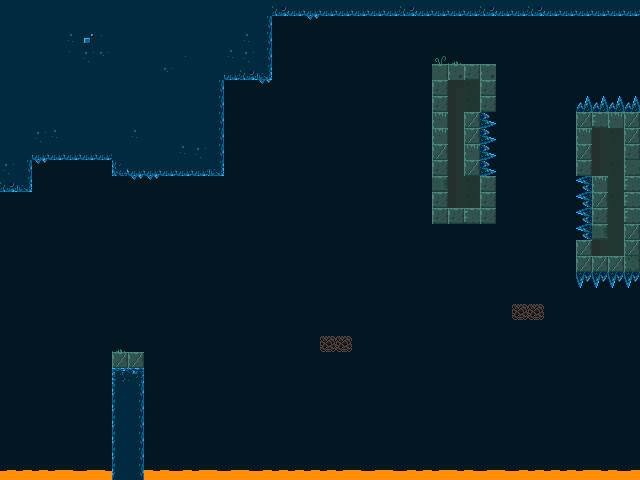

A 2D game scene composited from a Tiled map and its tileset images. What follows is a short description and the map's XML, with each tile layer's data collapsed to a summary:
An orthogonal 40x30 tile map with 16x16 px tiles, 6 tile layers (backgroundLayer, stageLayer, trapsLayer, fragileLayer, ...), 4 tilesets and 2 objects (playerStart, portal).

<map version="1.0" orientation="orthogonal" renderorder="right-down" width="40" height="30" tilewidth="16" tileheight="16" nextobjectid="16">
 <tileset firstgid="1" name="stageTiles" tilewidth="16" tileheight="16" tilecount="60" columns="10">
  <image source="../assets/img/tiles.png" width="160" height="96" />
 </tileset>
 <tileset firstgid="61" name="playerTiles" tilewidth="16" tileheight="16" tilecount="16" columns="4">
  <image source="../assets/img/player.png" width="64" height="64" />
 </tileset>
 <tileset firstgid="77" name="itemsTiles" tilewidth="16" tileheight="16" tilecount="16" columns="4">
  <image source="../assets/img/items.png" width="64" height="64" />
 </tileset>
 <tileset firstgid="93" name="secret" tilewidth="16" tileheight="16" tilecount="6" columns="6">
  <image source="../assets/img/secret.png" width="96" height="16" />
 </tileset>
 <layer name="backgroundLayer" width="40" height="30">
  <data>[1200 cells, 1200 non-empty, 17 distinct tile ids]</data>
 </layer>
 <objectgroup name="objectsLayer">
  <object id="1" name="Player" type="playerStart" gid="66" x="127" y="350" width="16" height="16" />
  <object id="8" name="Portal" type="portal" gid="79" x="441" y="62" width="16" height="16">
   <properties>
    <property name="animated" type="bool" value="true" />
    <property name="sprite" value="portal" />
    <property name="targetTilemap" value="3" />
   </properties>
  </object>
 </objectgroup>
 <layer name="stageLayer" width="40" height="30">
  <data>[1200 cells, 117 non-empty, 20 distinct tile ids]</data>
 </layer>
 <layer name="trapsLayer" width="40" height="30">
  <data>[1200 cells, 54 non-empty, 6 distinct tile ids]</data>
 </layer>
 <layer name="fragileLayer" width="40" height="30">
  <data>[1200 cells, 4 non-empty, 1 distinct tile ids]</data>
 </layer>
 <layer name="drillLayer" width="40" height="30">
  <data>[1200 cells, 0 non-empty, 0 distinct tile ids]</data>
 </layer>
 <layer name="springLayer" width="40" height="30">
  <data>[1200 cells, 0 non-empty, 0 distinct tile ids]</data>
 </layer>
</map>
